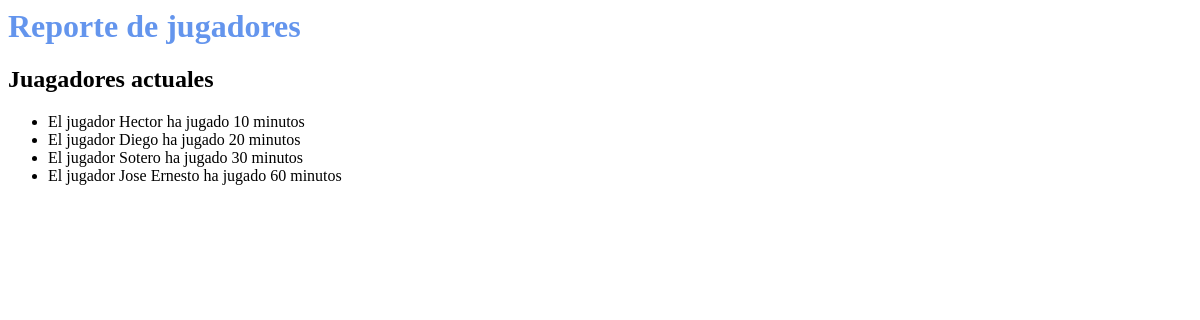
The page /datos on the database as committed earlier.
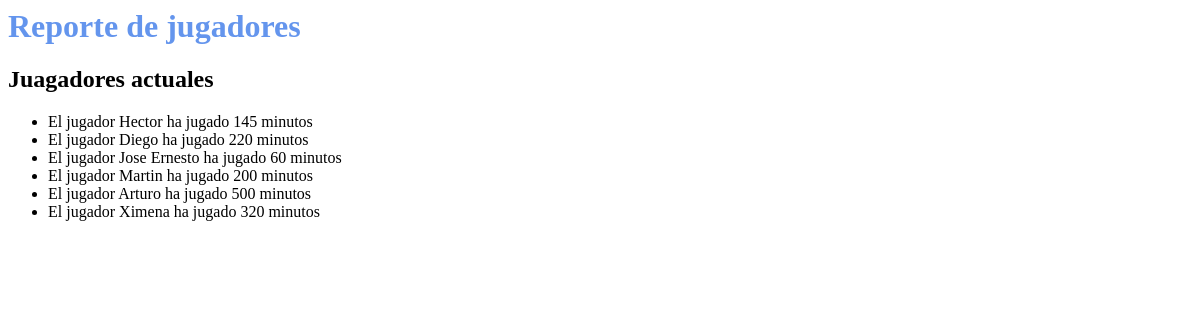
The same page on the database as committed later.
### videojuego/models.py (models this page shows)
class Reto(models.Model):
    nombre = models.CharField(max_length=30)
    minutos_jugados = models.IntegerField()

### videojuego/views.py (the view)
# urls.py: path('datos',views.datos, name = 'datos'),
def datos(request):
    jugadores = Reto.objects.all() #select * from reto;
    return render(request, 'datos.html', {'lista_jugadores':jugadores})

### templates/datos.html
<html>
    <head>
        {% load static%}
        <link href="{% static 'estilo.css'%}" rel='stylesheet'/>
    </head>
    <body>
        <h1>Reporte de jugadores</h1>
        <h2>Juagadores actuales</h2>
        <ul>
            {% for j in lista_jugadores%}
            <li>El jugador {{j.nombre}} ha jugado {{j.minutos_jugados}} minutos</li>
            {% endfor %}
        </ul>
    </body>
</html>

### static/estilo.css (style rules this page uses)
h1 { color: cornflowerblue; }

Rows that differ between the two databases and show on the page:
removed Reto: nombre "Sotero", minutos_jugados "30"
changed Reto "Hector": minutos_jugados "10" → "145"
changed Reto "Diego": minutos_jugados "20" → "220"
added Reto: nombre "Martin", minutos_jugados "200"
added Reto: nombre "Arturo", minutos_jugados "500"
added Reto: nombre "Ximena", minutos_jugados "320"
